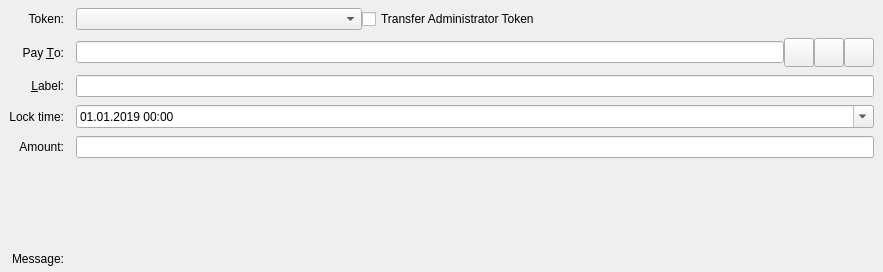
<?xml version="1.0" encoding="UTF-8"?>
<ui version="4.0">
 <class>SendTokensEntry</class>
 <widget class="QStackedWidget" name="SendTokensEntry">
  <property name="geometry">
   <rect>
    <x>0</x>
    <y>0</y>
    <width>883</width>
    <height>272</height>
   </rect>
  </property>
  <property name="focusPolicy">
   <enum>Qt::TabFocus</enum>
  </property>
  <property name="autoFillBackground">
   <bool>false</bool>
  </property>
  <property name="currentIndex">
   <number>0</number>
  </property>
  <widget class="QFrame" name="SendCoins">
   <property name="toolTip">
    <string>This is an token payment</string>
   </property>
   <property name="frameShape">
    <enum>QFrame::NoFrame</enum>
   </property>
   <layout class="QGridLayout" name="gridLayout">
    <property name="topMargin">
     <number>8</number>
    </property>
    <property name="bottomMargin">
     <number>4</number>
    </property>
    <property name="horizontalSpacing">
     <number>12</number>
    </property>
    <property name="verticalSpacing">
     <number>8</number>
    </property>
    <item row="5" column="2">
     <layout class="QHBoxLayout" name="horizontalLayoutAmount" stretch="0">
      <item>
       <widget class="TokenAmountField" name="payTokenAmount"/>
      </item>
     </layout>
    </item>
    <item row="5" column="0">
     <widget class="QLabel" name="amountLabel">
      <property name="text">
       <string>Amount:</string>
      </property>
      <property name="alignment">
       <set>Qt::AlignRight|Qt::AlignTrailing|Qt::AlignVCenter</set>
      </property>
     </widget>
    </item>
    <item row="1" column="2">
     <layout class="QHBoxLayout" name="horizontalLayout_3">
      <property name="spacing">
       <number>0</number>
      </property>
      <item>
       <widget class="QComboBox" name="tokenSelectionBox">
        <property name="minimumContentsLength">
         <number>32</number>
        </property>
       </widget>
      </item>
      <item>
       <widget class="QCheckBox" name="administratorCheckbox">
        <property name="text">
         <string>Transfer Administrator Token</string>
        </property>
       </widget>
      </item>
      <item>
       <spacer name="horizontalSpacer">
        <property name="orientation">
         <enum>Qt::Horizontal</enum>
        </property>
        <property name="sizeHint" stdset="0">
         <size>
          <width>40</width>
          <height>20</height>
         </size>
        </property>
       </spacer>
      </item>
     </layout>
    </item>
    <item row="7" column="2">
     <widget class="QLabel" name="ownershipWarningMessage">
      <property name="text">
       <string/>
      </property>
     </widget>
    </item>
    <item row="3" column="2">
     <widget class="QLineEdit" name="addAsLabel">
      <property name="toolTip">
       <string>Enter a label for this address to add it to the list of used addresses</string>
      </property>
     </widget>
    </item>
    <item row="1" column="0">
     <widget class="QLabel" name="tokenBoxLabel">
      <property name="text">
       <string>Token:</string>
      </property>
      <property name="alignment">
       <set>Qt::AlignRight|Qt::AlignTrailing|Qt::AlignVCenter</set>
      </property>
     </widget>
    </item>
    <item row="6" column="2">
     <widget class="QLabel" name="tokenAmountLabel">
      <property name="text">
       <string/>
      </property>
      <property name="alignment">
       <set>Qt::AlignRight|Qt::AlignTrailing|Qt::AlignVCenter</set>
      </property>
     </widget>
    </item>
    <item row="2" column="0">
     <widget class="QLabel" name="payToLabel">
      <property name="text">
       <string>Pay &amp;To:</string>
      </property>
      <property name="alignment">
       <set>Qt::AlignRight|Qt::AlignTrailing|Qt::AlignVCenter</set>
      </property>
      <property name="buddy">
       <cstring>payTo</cstring>
      </property>
     </widget>
    </item>
    <item row="8" column="2">
     <widget class="QLabel" name="messageTextLabel">
      <property name="toolTip">
       <string>A message that was attached to the alphacon: URI which will be stored with the transaction for your reference. Note: This message will not be sent over the Alphacon network.</string>
      </property>
      <property name="textFormat">
       <enum>Qt::PlainText</enum>
      </property>
     </widget>
    </item>
    <item row="2" column="2">
     <layout class="QHBoxLayout" name="payToLayout">
      <property name="spacing">
       <number>0</number>
      </property>
      <item>
       <widget class="QValidatedLineEdit" name="payTo">
        <property name="toolTip">
         <string>The Alphacon address to send the payment to</string>
        </property>
       </widget>
      </item>
      <item>
       <widget class="QToolButton" name="addressBookButton">
        <property name="toolTip">
         <string>Choose previously used address</string>
        </property>
        <property name="text">
         <string/>
        </property>
        <property name="icon">
         <iconset resource="../alphacon.qrc">
          <normaloff>:/icons/address-book</normaloff>:/icons/address-book</iconset>
        </property>
        <property name="iconSize">
         <size>
          <width>22</width>
          <height>22</height>
         </size>
        </property>
        <property name="shortcut">
         <string>Alt+A</string>
        </property>
       </widget>
      </item>
      <item>
       <widget class="QToolButton" name="pasteButton">
        <property name="toolTip">
         <string>Paste address from clipboard</string>
        </property>
        <property name="text">
         <string/>
        </property>
        <property name="icon">
         <iconset resource="../alphacon.qrc">
          <normaloff>:/icons/editpaste</normaloff>:/icons/editpaste</iconset>
        </property>
        <property name="iconSize">
         <size>
          <width>22</width>
          <height>22</height>
         </size>
        </property>
        <property name="shortcut">
         <string>Alt+P</string>
        </property>
       </widget>
      </item>
      <item>
       <widget class="QToolButton" name="deleteButton">
        <property name="toolTip">
         <string>Remove this entry</string>
        </property>
        <property name="text">
         <string/>
        </property>
        <property name="icon">
         <iconset resource="../alphacon.qrc">
          <normaloff>:/icons/remove</normaloff>:/icons/remove</iconset>
        </property>
        <property name="iconSize">
         <size>
          <width>22</width>
          <height>22</height>
         </size>
        </property>
       </widget>
      </item>
     </layout>
    </item>
    <item row="9" column="0">
     <widget class="QLabel" name="messageLabel">
      <property name="text">
       <string>Message:</string>
      </property>
      <property name="alignment">
       <set>Qt::AlignRight|Qt::AlignTrailing|Qt::AlignVCenter</set>
      </property>
     </widget>
    </item>
    <item row="3" column="0">
     <widget class="QLabel" name="labellLabel">
      <property name="text">
       <string>&amp;Label:</string>
      </property>
      <property name="alignment">
       <set>Qt::AlignRight|Qt::AlignTrailing|Qt::AlignVCenter</set>
      </property>
      <property name="buddy">
       <cstring>addAsLabel</cstring>
      </property>
     </widget>
    </item>
    <item row="4" column="0">
     <widget class="QLabel" name="tokenLockTimeLabel">
      <property name="text">
       <string>Lock time:</string>
      </property>
      <property name="alignment">
       <set>Qt::AlignRight|Qt::AlignTrailing|Qt::AlignVCenter</set>
      </property>
     </widget>
    </item>
    <item row="4" column="2">
     <widget class="QDateTimeEdit" name="tokenLockTime">
      <property name="date">
       <date>
        <year>2019</year>
        <month>1</month>
        <day>1</day>
       </date>
      </property>
      <property name="displayFormat">
       <string>dd.MM.yyyy HH:mm</string>
      </property>
      <property name="calendarPopup">
       <bool>true</bool>
      </property>
     </widget>
    </item>
   </layout>
  </widget>
  <widget class="QFrame" name="SendCoins_UnauthenticatedPaymentRequest">
   <property name="palette">
    <palette>
     <active>
      <colorrole role="WindowText">
       <brush brushstyle="SolidPattern">
        <color alpha="255">
         <red>0</red>
         <green>0</green>
         <blue>0</blue>
        </color>
       </brush>
      </colorrole>
      <colorrole role="Button">
       <brush brushstyle="SolidPattern">
        <color alpha="255">
         <red>255</red>
         <green>255</green>
         <blue>127</blue>
        </color>
       </brush>
      </colorrole>
      <colorrole role="Light">
       <brush brushstyle="SolidPattern">
        <color alpha="255">
         <red>255</red>
         <green>255</green>
         <blue>255</blue>
        </color>
       </brush>
      </colorrole>
      <colorrole role="Midlight">
       <brush brushstyle="SolidPattern">
        <color alpha="255">
         <red>255</red>
         <green>255</green>
         <blue>191</blue>
        </color>
       </brush>
      </colorrole>
      <colorrole role="Dark">
       <brush brushstyle="SolidPattern">
        <color alpha="255">
         <red>127</red>
         <green>127</green>
         <blue>63</blue>
        </color>
       </brush>
      </colorrole>
      <colorrole role="Mid">
       <brush brushstyle="SolidPattern">
        <color alpha="255">
         <red>170</red>
         <green>170</green>
         <blue>84</blue>
        </color>
       </brush>
      </colorrole>
      <colorrole role="Text">
       <brush brushstyle="SolidPattern">
        <color alpha="255">
         <red>0</red>
         <green>0</green>
         <blue>0</blue>
        </color>
       </brush>
      </colorrole>
      <colorrole role="BrightText">
       <brush brushstyle="SolidPattern">
        <color alpha="255">
         <red>255</red>
         <green>255</green>
         <blue>255</blue>
        </color>
       </brush>
      </colorrole>
      <colorrole role="ButtonText">
       <brush brushstyle="SolidPattern">
        <color alpha="255">
         <red>0</red>
         <green>0</green>
         <blue>0</blue>
        </color>
       </brush>
      </colorrole>
      <colorrole role="Base">
       <brush brushstyle="SolidPattern">
        <color alpha="255">
         <red>255</red>
         <green>255</green>
         <blue>255</blue>
        </color>
       </brush>
      </colorrole>
      <colorrole role="Window">
       <brush brushstyle="SolidPattern">
        <color alpha="255">
         <red>255</red>
         <green>255</green>
         <blue>127</blue>
        </color>
       </brush>
      </colorrole>
      <colorrole role="Shadow">
       <brush brushstyle="SolidPattern">
        <color alpha="255">
         <red>0</red>
         <green>0</green>
         <blue>0</blue>
        </color>
       </brush>
      </colorrole>
      <colorrole role="AlternateBase">
       <brush brushstyle="SolidPattern">
        <color alpha="255">
         <red>255</red>
         <green>255</green>
         <blue>191</blue>
        </color>
       </brush>
      </colorrole>
      <colorrole role="ToolTipBase">
       <brush brushstyle="SolidPattern">
        <color alpha="255">
         <red>255</red>
         <green>255</green>
         <blue>220</blue>
        </color>
       </brush>
      </colorrole>
      <colorrole role="ToolTipText">
       <brush brushstyle="SolidPattern">
        <color alpha="255">
         <red>0</red>
         <green>0</green>
         <blue>0</blue>
        </color>
       </brush>
      </colorrole>
     </active>
     <inactive>
      <colorrole role="WindowText">
       <brush brushstyle="SolidPattern">
        <color alpha="255">
         <red>0</red>
         <green>0</green>
         <blue>0</blue>
        </color>
       </brush>
      </colorrole>
      <colorrole role="Button">
       <brush brushstyle="SolidPattern">
        <color alpha="255">
         <red>255</red>
         <green>255</green>
         <blue>127</blue>
        </color>
       </brush>
      </colorrole>
      <colorrole role="Light">
       <brush brushstyle="SolidPattern">
        <color alpha="255">
         <red>255</red>
         <green>255</green>
         <blue>255</blue>
        </color>
       </brush>
      </colorrole>
      <colorrole role="Midlight">
       <brush brushstyle="SolidPattern">
        <color alpha="255">
         <red>255</red>
         <green>255</green>
         <blue>191</blue>
        </color>
       </brush>
      </colorrole>
      <colorrole role="Dark">
       <brush brushstyle="SolidPattern">
        <color alpha="255">
         <red>127</red>
         <green>127</green>
         <blue>63</blue>
        </color>
       </brush>
      </colorrole>
      <colorrole role="Mid">
       <brush brushstyle="SolidPattern">
        <color alpha="255">
         <red>170</red>
         <green>170</green>
         <blue>84</blue>
        </color>
       </brush>
      </colorrole>
      <colorrole role="Text">
       <brush brushstyle="SolidPattern">
        <color alpha="255">
         <red>0</red>
         <green>0</green>
         <blue>0</blue>
        </color>
       </brush>
      </colorrole>
      <colorrole role="BrightText">
       <brush brushstyle="SolidPattern">
        <color alpha="255">
         <red>255</red>
         <green>255</green>
         <blue>255</blue>
        </color>
       </brush>
      </colorrole>
      <colorrole role="ButtonText">
       <brush brushstyle="SolidPattern">
        <color alpha="255">
         <red>0</red>
         <green>0</green>
         <blue>0</blue>
        </color>
       </brush>
      </colorrole>
      <colorrole role="Base">
       <brush brushstyle="SolidPattern">
        <color alpha="255">
         <red>255</red>
         <green>255</green>
         <blue>255</blue>
        </color>
       </brush>
      </colorrole>
      <colorrole role="Window">
       <brush brushstyle="SolidPattern">
        <color alpha="255">
         <red>255</red>
         <green>255</green>
         <blue>127</blue>
        </color>
       </brush>
      </colorrole>
      <colorrole role="Shadow">
       <brush brushstyle="SolidPattern">
        <color alpha="255">
         <red>0</red>
         <green>0</green>
         <blue>0</blue>
        </color>
       </brush>
      </colorrole>
      <colorrole role="AlternateBase">
       <brush brushstyle="SolidPattern">
        <color alpha="255">
         <red>255</red>
         <green>255</green>
         <blue>191</blue>
        </color>
       </brush>
      </colorrole>
      <colorrole role="ToolTipBase">
       <brush brushstyle="SolidPattern">
        <color alpha="255">
         <red>255</red>
         <green>255</green>
         <blue>220</blue>
        </color>
       </brush>
      </colorrole>
      <colorrole role="ToolTipText">
       <brush brushstyle="SolidPattern">
        <color alpha="255">
         <red>0</red>
         <green>0</green>
         <blue>0</blue>
        </color>
       </brush>
      </colorrole>
     </inactive>
     <disabled>
      <colorrole role="WindowText">
       <brush brushstyle="SolidPattern">
        <color alpha="255">
         <red>127</red>
         <green>127</green>
         <blue>63</blue>
        </color>
       </brush>
      </colorrole>
      <colorrole role="Button">
       <brush brushstyle="SolidPattern">
        <color alpha="255">
         <red>255</red>
         <green>255</green>
         <blue>127</blue>
        </color>
       </brush>
      </colorrole>
      <colorrole role="Light">
       <brush brushstyle="SolidPattern">
        <color alpha="255">
         <red>255</red>
         <green>255</green>
         <blue>255</blue>
        </color>
       </brush>
      </colorrole>
      <colorrole role="Midlight">
       <brush brushstyle="SolidPattern">
        <color alpha="255">
         <red>255</red>
         <green>255</green>
         <blue>191</blue>
        </color>
       </brush>
      </colorrole>
      <colorrole role="Dark">
       <brush brushstyle="SolidPattern">
        <color alpha="255">
         <red>127</red>
         <green>127</green>
         <blue>63</blue>
        </color>
       </brush>
      </colorrole>
      <colorrole role="Mid">
       <brush brushstyle="SolidPattern">
        <color alpha="255">
         <red>170</red>
         <green>170</green>
         <blue>84</blue>
        </color>
       </brush>
      </colorrole>
      <colorrole role="Text">
       <brush brushstyle="SolidPattern">
        <color alpha="255">
         <red>127</red>
         <green>127</green>
         <blue>63</blue>
        </color>
       </brush>
      </colorrole>
      <colorrole role="BrightText">
       <brush brushstyle="SolidPattern">
        <color alpha="255">
         <red>255</red>
         <green>255</green>
         <blue>255</blue>
        </color>
       </brush>
      </colorrole>
      <colorrole role="ButtonText">
       <brush brushstyle="SolidPattern">
        <color alpha="255">
         <red>127</red>
         <green>127</green>
         <blue>63</blue>
        </color>
       </brush>
      </colorrole>
      <colorrole role="Base">
       <brush brushstyle="SolidPattern">
        <color alpha="255">
         <red>255</red>
         <green>255</green>
         <blue>127</blue>
        </color>
       </brush>
      </colorrole>
      <colorrole role="Window">
       <brush brushstyle="SolidPattern">
        <color alpha="255">
         <red>255</red>
         <green>255</green>
         <blue>127</blue>
        </color>
       </brush>
      </colorrole>
      <colorrole role="Shadow">
       <brush brushstyle="SolidPattern">
        <color alpha="255">
         <red>0</red>
         <green>0</green>
         <blue>0</blue>
        </color>
       </brush>
      </colorrole>
      <colorrole role="AlternateBase">
       <brush brushstyle="SolidPattern">
        <color alpha="255">
         <red>255</red>
         <green>255</green>
         <blue>127</blue>
        </color>
       </brush>
      </colorrole>
      <colorrole role="ToolTipBase">
       <brush brushstyle="SolidPattern">
        <color alpha="255">
         <red>255</red>
         <green>255</green>
         <blue>220</blue>
        </color>
       </brush>
      </colorrole>
      <colorrole role="ToolTipText">
       <brush brushstyle="SolidPattern">
        <color alpha="255">
         <red>0</red>
         <green>0</green>
         <blue>0</blue>
        </color>
       </brush>
      </colorrole>
     </disabled>
    </palette>
   </property>
   <property name="toolTip">
    <string>This is an unauthenticated payment request.</string>
   </property>
   <property name="autoFillBackground">
    <bool>true</bool>
   </property>
   <property name="frameShape">
    <enum>QFrame::NoFrame</enum>
   </property>
   <layout class="QGridLayout" name="gridLayout_is">
    <property name="spacing">
     <number>12</number>
    </property>
    <item row="0" column="0">
     <widget class="QLabel" name="payToLabel_is">
      <property name="text">
       <string>Pay To:</string>
      </property>
      <property name="alignment">
       <set>Qt::AlignRight|Qt::AlignTrailing|Qt::AlignVCenter</set>
      </property>
     </widget>
    </item>
    <item row="0" column="1">
     <layout class="QHBoxLayout" name="payToLayout_is">
      <property name="spacing">
       <number>0</number>
      </property>
      <item>
       <widget class="QLabel" name="payTo_is"/>
      </item>
      <item>
       <widget class="QToolButton" name="deleteButton_is">
        <property name="toolTip">
         <string>Remove this entry</string>
        </property>
        <property name="text">
         <string/>
        </property>
        <property name="icon">
         <iconset resource="../alphacon.qrc">
          <normaloff>:/icons/remove</normaloff>:/icons/remove</iconset>
        </property>
       </widget>
      </item>
     </layout>
    </item>
    <item row="1" column="0">
     <widget class="QLabel" name="memoLabel_is">
      <property name="text">
       <string>Memo:</string>
      </property>
      <property name="alignment">
       <set>Qt::AlignRight|Qt::AlignTrailing|Qt::AlignVCenter</set>
      </property>
     </widget>
    </item>
    <item row="1" column="1">
     <widget class="QLabel" name="memoTextLabel_is">
      <property name="textFormat">
       <enum>Qt::PlainText</enum>
      </property>
     </widget>
    </item>
    <item row="2" column="0">
     <widget class="QLabel" name="amountLabel_is">
      <property name="text">
       <string>A&amp;mount:</string>
      </property>
      <property name="alignment">
       <set>Qt::AlignRight|Qt::AlignTrailing|Qt::AlignVCenter</set>
      </property>
      <property name="buddy">
       <cstring>payAmount_is</cstring>
      </property>
     </widget>
    </item>
    <item row="2" column="1">
     <widget class="QLineEdit" name="payAmount_is">
      <property name="acceptDrops">
       <bool>false</bool>
      </property>
     </widget>
    </item>
   </layout>
  </widget>
  <widget class="QFrame" name="SendCoins_AuthenticatedPaymentRequest">
   <property name="palette">
    <palette>
     <active>
      <colorrole role="WindowText">
       <brush brushstyle="SolidPattern">
        <color alpha="255">
         <red>0</red>
         <green>0</green>
         <blue>0</blue>
        </color>
       </brush>
      </colorrole>
      <colorrole role="Button">
       <brush brushstyle="SolidPattern">
        <color alpha="255">
         <red>140</red>
         <green>232</green>
         <blue>119</blue>
        </color>
       </brush>
      </colorrole>
      <colorrole role="Light">
       <brush brushstyle="SolidPattern">
        <color alpha="255">
         <red>230</red>
         <green>255</green>
         <blue>224</blue>
        </color>
       </brush>
      </colorrole>
      <colorrole role="Midlight">
       <brush brushstyle="SolidPattern">
        <color alpha="255">
         <red>185</red>
         <green>243</green>
         <blue>171</blue>
        </color>
       </brush>
      </colorrole>
      <colorrole role="Dark">
       <brush brushstyle="SolidPattern">
        <color alpha="255">
         <red>70</red>
         <green>116</green>
         <blue>59</blue>
        </color>
       </brush>
      </colorrole>
      <colorrole role="Mid">
       <brush brushstyle="SolidPattern">
        <color alpha="255">
         <red>93</red>
         <green>155</green>
         <blue>79</blue>
        </color>
       </brush>
      </colorrole>
      <colorrole role="Text">
       <brush brushstyle="SolidPattern">
        <color alpha="255">
         <red>0</red>
         <green>0</green>
         <blue>0</blue>
        </color>
       </brush>
      </colorrole>
      <colorrole role="BrightText">
       <brush brushstyle="SolidPattern">
        <color alpha="255">
         <red>155</red>
         <green>255</green>
         <blue>147</blue>
        </color>
       </brush>
      </colorrole>
      <colorrole role="ButtonText">
       <brush brushstyle="SolidPattern">
        <color alpha="255">
         <red>0</red>
         <green>0</green>
         <blue>0</blue>
        </color>
       </brush>
      </colorrole>
      <colorrole role="Base">
       <brush brushstyle="SolidPattern">
        <color alpha="255">
         <red>119</red>
         <green>255</green>
         <blue>233</blue>
        </color>
       </brush>
      </colorrole>
      <colorrole role="Window">
       <brush brushstyle="SolidPattern">
        <color alpha="255">
         <red>140</red>
         <green>232</green>
         <blue>119</blue>
        </color>
       </brush>
      </colorrole>
      <colorrole role="Shadow">
       <brush brushstyle="SolidPattern">
        <color alpha="255">
         <red>0</red>
         <green>0</green>
         <blue>0</blue>
        </color>
       </brush>
      </colorrole>
      <colorrole role="AlternateBase">
       <brush brushstyle="SolidPattern">
        <color alpha="255">
         <red>197</red>
         <green>243</green>
         <blue>187</blue>
        </color>
       </brush>
      </colorrole>
      <colorrole role="NoRole">
       <brush brushstyle="SolidPattern">
        <color alpha="255">
         <red>125</red>
         <green>194</green>
         <blue>122</blue>
        </color>
       </brush>
      </colorrole>
      <colorrole role="ToolTipBase">
       <brush brushstyle="SolidPattern">
        <color alpha="255">
         <red>255</red>
         <green>255</green>
         <blue>220</blue>
        </color>
       </brush>
      </colorrole>
      <colorrole role="ToolTipText">
       <brush brushstyle="SolidPattern">
        <color alpha="255">
         <red>0</red>
         <green>0</green>
         <blue>0</blue>
        </color>
       </brush>
      </colorrole>
     </active>
     <inactive>
      <colorrole role="WindowText">
       <brush brushstyle="SolidPattern">
        <color alpha="255">
         <red>0</red>
         <green>0</green>
         <blue>0</blue>
        </color>
       </brush>
      </colorrole>
      <colorrole role="Button">
       <brush brushstyle="SolidPattern">
        <color alpha="255">
         <red>140</red>
         <green>232</green>
         <blue>119</blue>
        </color>
       </brush>
      </colorrole>
      <colorrole role="Light">
       <brush brushstyle="SolidPattern">
        <color alpha="255">
         <red>230</red>
         <green>255</green>
         <blue>224</blue>
        </color>
       </brush>
      </colorrole>
      <colorrole role="Midlight">
       <brush brushstyle="SolidPattern">
        <color alpha="255">
         <red>185</red>
         <green>243</green>
         <blue>171</blue>
        </color>
       </brush>
      </colorrole>
      <colorrole role="Dark">
       <brush brushstyle="SolidPattern">
        <color alpha="255">
         <red>70</red>
         <green>116</green>
         <blue>59</blue>
        </color>
       </brush>
      </colorrole>
      <colorrole role="Mid">
       <brush brushstyle="SolidPattern">
        <color alpha="255">
         <red>93</red>
         <green>155</green>
         <blue>79</blue>
        </color>
       </brush>
      </colorrole>
      <colorrole role="Text">
       <brush brushstyle="SolidPattern">
        <color alpha="255">
         <red>0</red>
         <green>0</green>
         <blue>0</blue>
        </color>
       </brush>
      </colorrole>
      <colorrole role="BrightText">
       <brush brushstyle="SolidPattern">
        <color alpha="255">
         <red>155</red>
         <green>255</green>
         <blue>147</blue>
        </color>
       </brush>
      </colorrole>
      <colorrole role="ButtonText">
       <brush brushstyle="SolidPattern">
        <color alpha="255">
         <red>0</red>
         <green>0</green>
         <blue>0</blue>
        </color>
       </brush>
      </colorrole>
      <colorrole role="Base">
       <brush brushstyle="SolidPattern">
        <color alpha="255">
         <red>119</red>
         <green>255</green>
         <blue>233</blue>
        </color>
       </brush>
      </colorrole>
      <colorrole role="Window">
       <brush brushstyle="SolidPattern">
        <color alpha="255">
         <red>140</red>
         <green>232</green>
         <blue>119</blue>
        </color>
       </brush>
      </colorrole>
      <colorrole role="Shadow">
       <brush brushstyle="SolidPattern">
        <color alpha="255">
         <red>0</red>
         <green>0</green>
         <blue>0</blue>
        </color>
       </brush>
      </colorrole>
      <colorrole role="AlternateBase">
       <brush brushstyle="SolidPattern">
        <color alpha="255">
         <red>197</red>
         <green>243</green>
         <blue>187</blue>
        </color>
       </brush>
      </colorrole>
      <colorrole role="NoRole">
       <brush brushstyle="SolidPattern">
        <color alpha="255">
         <red>125</red>
         <green>194</green>
         <blue>122</blue>
        </color>
       </brush>
      </colorrole>
      <colorrole role="ToolTipBase">
       <brush brushstyle="SolidPattern">
        <color alpha="255">
         <red>255</red>
         <green>255</green>
         <blue>220</blue>
        </color>
       </brush>
      </colorrole>
      <colorrole role="ToolTipText">
       <brush brushstyle="SolidPattern">
        <color alpha="255">
         <red>0</red>
         <green>0</green>
         <blue>0</blue>
        </color>
       </brush>
      </colorrole>
     </inactive>
     <disabled>
      <colorrole role="WindowText">
       <brush brushstyle="SolidPattern">
        <color alpha="255">
         <red>70</red>
         <green>116</green>
         <blue>59</blue>
        </color>
       </brush>
      </colorrole>
      <colorrole role="Button">
       <brush brushstyle="SolidPattern">
        <color alpha="255">
         <red>140</red>
         <green>232</green>
         <blue>119</blue>
        </color>
       </brush>
      </colorrole>
      <colorrole role="Light">
       <brush brushstyle="SolidPattern">
        <color alpha="255">
         <red>230</red>
         <green>255</green>
         <blue>224</blue>
        </color>
       </brush>
      </colorrole>
      <colorrole role="Midlight">
       <brush brushstyle="SolidPattern">
        <color alpha="255">
         <red>185</red>
         <green>243</green>
         <blue>171</blue>
        </color>
       </brush>
      </colorrole>
      <colorrole role="Dark">
       <brush brushstyle="SolidPattern">
        <color alpha="255">
         <red>70</red>
         <green>116</green>
         <blue>59</blue>
        </color>
       </brush>
      </colorrole>
      <colorrole role="Mid">
       <brush brushstyle="SolidPattern">
        <color alpha="255">
         <red>93</red>
         <green>155</green>
         <blue>79</blue>
        </color>
       </brush>
      </colorrole>
      <colorrole role="Text">
       <brush brushstyle="SolidPattern">
        <color alpha="255">
         <red>70</red>
         <green>116</green>
         <blue>59</blue>
        </color>
       </brush>
      </colorrole>
      <colorrole role="BrightText">
       <brush brushstyle="SolidPattern">
        <color alpha="255">
         <red>155</red>
         <green>255</green>
         <blue>147</blue>
        </color>
       </brush>
      </colorrole>
      <colorrole role="ButtonText">
       <brush brushstyle="SolidPattern">
        <color alpha="255">
         <red>70</red>
         <green>116</green>
         <blue>59</blue>
        </color>
       </brush>
      </colorrole>
      <colorrole role="Base">
       <brush brushstyle="SolidPattern">
        <color alpha="255">
         <red>140</red>
         <green>232</green>
         <blue>119</blue>
        </color>
       </brush>
      </colorrole>
      <colorrole role="Window">
       <brush brushstyle="SolidPattern">
        <color alpha="255">
         <red>140</red>
         <green>232</green>
         <blue>119</blue>
        </color>
       </brush>
      </colorrole>
      <colorrole role="Shadow">
       <brush brushstyle="SolidPattern">
        <color alpha="255">
         <red>0</red>
         <green>0</green>
         <blue>0</blue>
        </color>
       </brush>
      </colorrole>
      <colorrole role="AlternateBase">
       <brush brushstyle="SolidPattern">
        <color alpha="255">
         <red>140</red>
         <green>232</green>
         <blue>119</blue>
        </color>
       </brush>
      </colorrole>
      <colorrole role="NoRole">
       <brush brushstyle="SolidPattern">
        <color alpha="255">
         <red>125</red>
         <green>194</green>
         <blue>122</blue>
        </color>
       </brush>
      </colorrole>
      <colorrole role="ToolTipBase">
       <brush brushstyle="SolidPattern">
        <color alpha="255">
         <red>255</red>
         <green>255</green>
         <blue>220</blue>
        </color>
       </brush>
      </colorrole>
      <colorrole role="ToolTipText">
       <brush brushstyle="SolidPattern">
        <color alpha="255">
         <red>0</red>
         <green>0</green>
         <blue>0</blue>
        </color>
       </brush>
      </colorrole>
     </disabled>
    </palette>
   </property>
   <property name="toolTip">
    <string>This is an authenticated payment request.</string>
   </property>
   <property name="autoFillBackground">
    <bool>true</bool>
   </property>
   <property name="frameShape">
    <enum>QFrame::NoFrame</enum>
   </property>
   <layout class="QGridLayout" name="gridLayout_s">
    <property name="spacing">
     <number>12</number>
    </property>
    <item row="0" column="0">
     <widget class="QLabel" name="payToLabel_s">
      <property name="text">
       <string>Pay To:</string>
      </property>
      <property name="alignment">
       <set>Qt::AlignRight|Qt::AlignTrailing|Qt::AlignVCenter</set>
      </property>
     </widget>
    </item>
    <item row="0" column="1">
     <layout class="QHBoxLayout" name="payToLayout_s">
      <property name="spacing">
       <number>0</number>
      </property>
      <item>
       <widget class="QLabel" name="payTo_s">
        <property name="textFormat">
         <enum>Qt::PlainText</enum>
        </property>
       </widget>
      </item>
      <item>
       <widget class="QToolButton" name="deleteButton_s">
        <property name="toolTip">
         <string>Remove this entry</string>
        </property>
        <property name="text">
         <string/>
        </property>
        <property name="icon">
         <iconset resource="../alphacon.qrc">
          <normaloff>:/icons/remove</normaloff>:/icons/remove</iconset>
        </property>
       </widget>
      </item>
     </layout>
    </item>
    <item row="1" column="0">
     <widget class="QLabel" name="memoLabel_s">
      <property name="text">
       <string>Memo:</string>
      </property>
      <property name="alignment">
       <set>Qt::AlignRight|Qt::AlignTrailing|Qt::AlignVCenter</set>
      </property>
     </widget>
    </item>
    <item row="1" column="1">
     <widget class="QLabel" name="memoTextLabel_s">
      <property name="textFormat">
       <enum>Qt::PlainText</enum>
      </property>
     </widget>
    </item>
    <item row="2" column="0">
     <widget class="QLabel" name="amountLabel_s">
      <property name="text">
       <string>A&amp;mount:</string>
      </property>
      <property name="alignment">
       <set>Qt::AlignRight|Qt::AlignTrailing|Qt::AlignVCenter</set>
      </property>
      <property name="buddy">
       <cstring>payAmount_s</cstring>
      </property>
     </widget>
    </item>
    <item row="2" column="1">
     <widget class="AlphaconAmountField" name="payAmount_s">
      <property name="acceptDrops">
       <bool>false</bool>
      </property>
     </widget>
    </item>
   </layout>
  </widget>
 </widget>
 <customwidgets>
  <customwidget>
   <class>QValidatedLineEdit</class>
   <extends>QLineEdit</extends>
   <header>qvalidatedlineedit.h</header>
  </customwidget>
  <customwidget>
   <class>AlphaconAmountField</class>
   <extends>QLineEdit</extends>
   <header>alphaconamountfield.h</header>
   <container>1</container>
  </customwidget>
  <customwidget>
   <class>TokenAmountField</class>
   <extends>QLineEdit</extends>
   <header location="global">alphaconamountfield.h</header>
  </customwidget>
 </customwidgets>
 <tabstops>
  <tabstop>payTo</tabstop>
  <tabstop>addressBookButton</tabstop>
  <tabstop>pasteButton</tabstop>
  <tabstop>deleteButton</tabstop>
  <tabstop>addAsLabel</tabstop>
  <tabstop>payAmount_is</tabstop>
  <tabstop>deleteButton_is</tabstop>
  <tabstop>payAmount_s</tabstop>
  <tabstop>deleteButton_s</tabstop>
 </tabstops>
 <resources>
  <include location="../alphacon.qrc"/>
 </resources>
 <connections/>
</ui>
